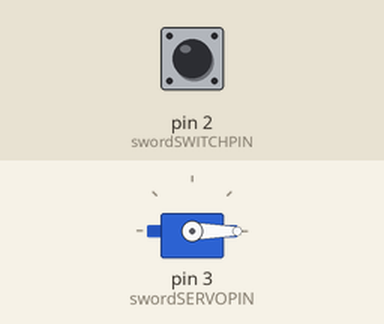
A sketch run on a simulated Arduino Uno, built with avr-gcc and run on an emulated ATmega328P. On the bench: servo. The inputs (shaded band) are chosen by the test bench; at power-on: pin 2 (swordSWITCHPIN) HIGH.

Above: at 1.2 s.
1.3 s: pin 2 (swordSWITCHPIN) pulled LOW for 0.15 s
At 1.37 s:
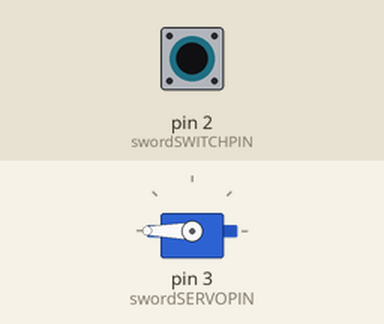
2.9 s: pin 2 (swordSWITCHPIN) pulled LOW for 3.2 s
At 6.7 s:
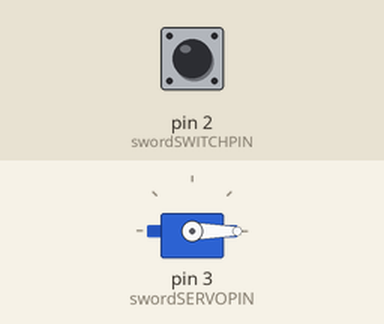
Timing chart, 0 to 8.2 s (numbered marks = the images above; inputs shaded):
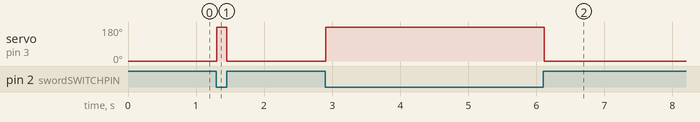

The sketch:

Project_2_Mulan.ino
```cpp
#include <Servo.h>

//CONSTANTS
const int swordSWITCHPIN = 2;
const int swordSERVOPIN = 3;

//VARIABLES
int swordValue;
Servo swordServo;

void setup() {
  swordServo.attach(swordSERVOPIN);
  swordServo.write(0);
  pinMode(swordSWITCHPIN, INPUT);
}

void loop() {
  swordValue = digitalRead(swordSWITCHPIN);
  if(swordValue == LOW){
    Serial.println("sword lifted");
    swordServo.write(180);
    delay(50);
  }
  else if(swordValue == HIGH){
    Serial.println("sword lowered");
    swordServo.write(0);
    delay(50);
  }
}
```

Measured:
- after the input at 1.3 s, servo on pin 3 (swordSERVOPIN): 0° → 180° at once, → 0° 0.15 s later
- after the input at 2.9 s, servo on pin 3 (swordSERVOPIN): 0° → 180° at once, → 0° 3.2 s later
